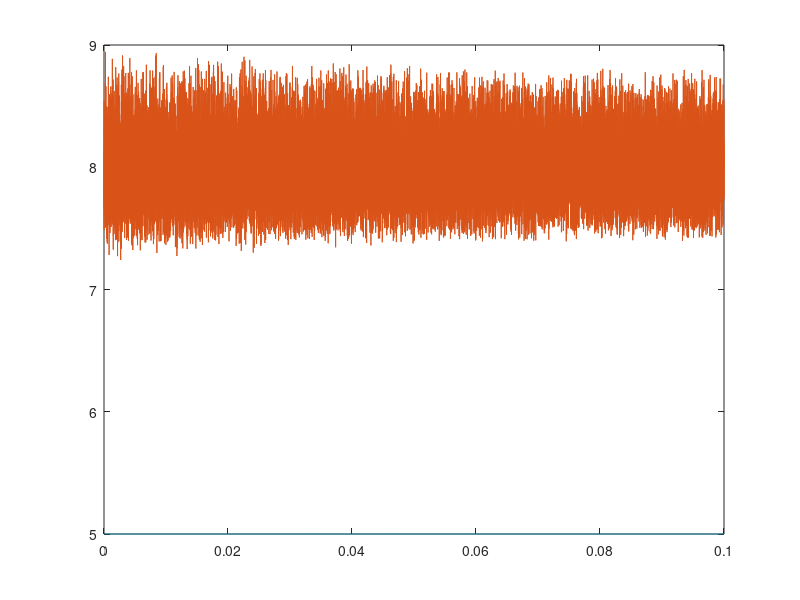

Recreate this plot in MATLAB. (Note: this script raises an error after producing the figure.)
clear all
L=[5 8]
Sij1=[-1 0 0;1 -1 0 ;0 1 0]
Sij2=[0 1 0; 0 -1 2; 0 0 -2]
Pss=null(L(1)*Sij1+L(2)*Sij2)
Pss=Pss./sum(Pss)

L=null([Sij1*Pss,Sij2*Pss])
L=L/L(1)


P(:,1)=[.3333 ;.3333; .3333]
t=linspace(0,.1,20000)
for i=1:length(t)
  P(:,i+1)=expm((L(1)*Sij1+L(2)*Sij2)*t(i))*P(:,1);
end
dt=t(2)-t(1);
for i=1:length(t)
  dP(:,i)=(P(:,i+1)-P(:,i));
  dP(:,i)=dP(:,i)+0.05*norm(dP(:,i))*(.5-rand(3,1));
  mP(:,i)=(P(:,i+1)+P(:,i))/2;
  k(:,i)=pinv([Sij1*mP(:,i),Sij2*mP(:,i)])*dP(:,i);
  k(:,i)=k(:,i)./k(1,i)*5;
end

plot(t,k')
%%

clear all
L=[5 2 5 12 1 2]
Sij1=[-1 0 0 0;1 0 0 0;0 0 0 0;0 0 0 0]
Sij2=[0 0 0 0;0 -1 0 0;0 1 0 0;0 0 0 0]
Sij3=[0 0 0 0;0 0 0 0;0 0 -1 0;0 0 1 0]
Sij4=[0 1 0 0;0 -1 0 0;0 0 0 0;0 0 0 0]
Sij5=[0 0 0 0;0 0 1 0;0 0 -1 0;0 0 0 0]
Sij6=[0 0 0 0;0 0 0 0;0 0 0 1;0 0 0 -1]
Pss=null(L(1)*Sij1+L(2)*Sij2+L(3)*Sij3+L(4)*Sij4+L(5)*Sij5+L(6)*Sij6)
Pss=Pss./sum(Pss)
L=null([Sij1*Pss(1)+Sij2*Pss(2)+Sij3*Pss(3)+Sij4*Pss(4)+Sij5*Pss(5)+Sij6*Pss(6)])
L=L/L(1)
P(:,1)=[1;0;0;0]
t=linspace(0,.1,20000)
for i=1:length(t)
  P(:,i+1)=expm((L(1)*Sij1)*t(i))*P(:,1);
end
dt=t(2)-t(1);
for i=1:length(t)
  dP(:,i)=(P(:,i+1)-P(:,i));
  mP(:,i)=(P(:,i+1)+P(:,i))/2;
  k(:,i)=pinv([Sij1*mP(:,i)])*dP(:,i);
  k(:,i)=k(:,i)./k(1,i);
end